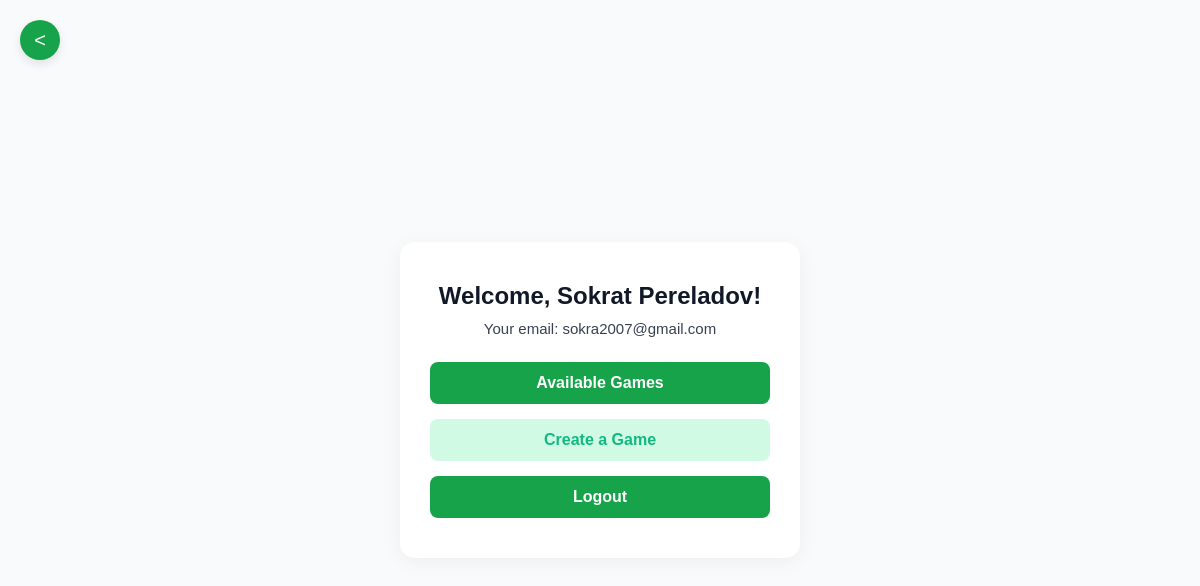
Page /dashboard (signed in) on the earlier database version.
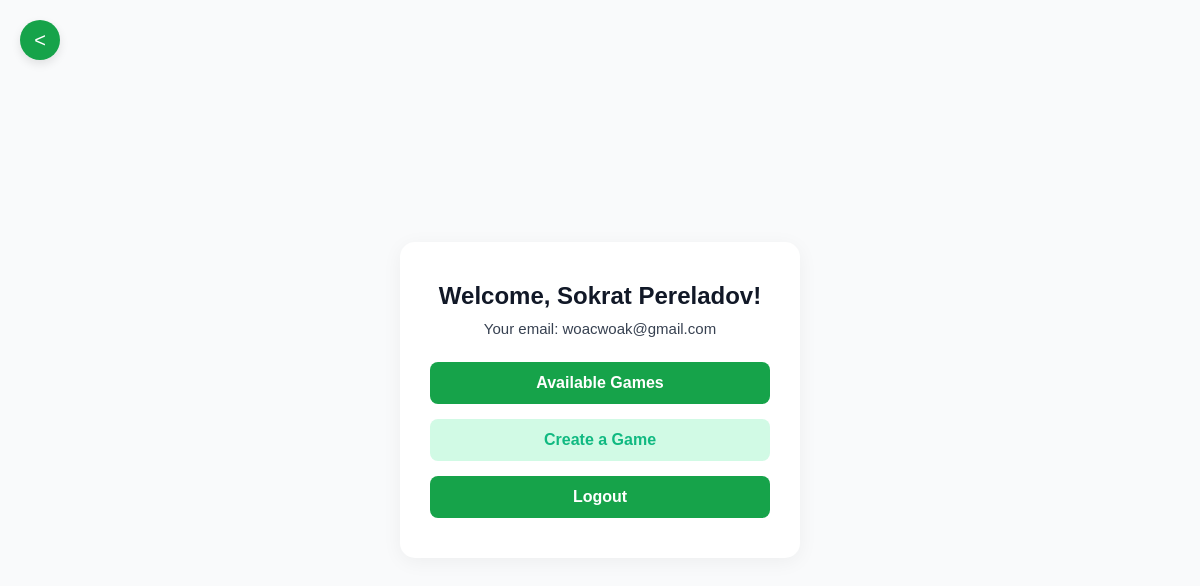
Same page on the later database version.
### app.py (models this page shows, shortened)
class User(db.Model):
    id = db.Column(db.Integer, primary_key=True)
    name = db.Column(db.String(50), nullable=False)
    surname = db.Column(db.String(50), nullable=False)
    email = db.Column(db.String(50), unique=True, nullable=False)
    password = db.Column(db.String(150), nullable=False)

### app.py (the view)
@app.route("/dashboard")
@login_is_required
def dashboard():
    user = User.query.filter_by(email=session.get("email")).first()
    if user:
        name = user.name
        surname = user.surname
        picture = session.get("picture") or url_for('static', filename='assets/profile-picture.png')
    else:
        name = session.get("name", "Google User")
        surname = ""
        picture = session.get("picture")
    return render_template("dashboard.html", name=name, surname=surname, email=session.get("email"), picture=picture)

### app.py (called while the page is built)
def login_is_required(f):
    @wraps(f)
    def wrapper(*args, **kwargs):
        if "google_id" not in session and "email" not in session:
            return render_template("log-in.html", error="You must be logged in to access this page.")
        return f(*args, **kwargs)
    return wrapper

@app.context_processor
def inject_user_info():
    user_picture = session.get("picture")
    default_picture = url_for('static', filename='assets/profile-picture.png')
    return dict(
        picture=user_picture or default_picture,
        email=session.get("email"),
        name=session.get("name", "User")
    )

### templates/dashboard.html (shortened to what this page needs)
<!DOCTYPE html>
<html lang="en">
<head>
    <link href="{{ url_for('static', filename='css_folder/log-in.css')}}" rel="stylesheet">
    <link href="{{ url_for('static', filename='css_folder/dashboard.css')}}" rel="stylesheet">
</head>
<body>
    <a href="{{ url_for('home') }}" class="top-left-btn" id="backButton">&lt;</a>
    <div class="dashboard-container">
        <h1>Welcome, {{ name }} {{ surname }}!</h1>
        <p>Your email: {{ email }}</p>
        <a href="{{ url_for('available_games') }}" class="dashboard-btn btn-primary">Available Games</a>
        <a href="{{ url_for('create_game') }}" class="dashboard-btn btn-secondary">Create a Game</a>
        <a href="{{ url_for('logout') }}" class="dashboard-btn btn-primary">Logout</a>
    </div>
</body>
</html>

Differences in the rows shown:
changed User "Sokrat": email "sokra2007@gmail.com" → "woacwoak@gmail.com"
